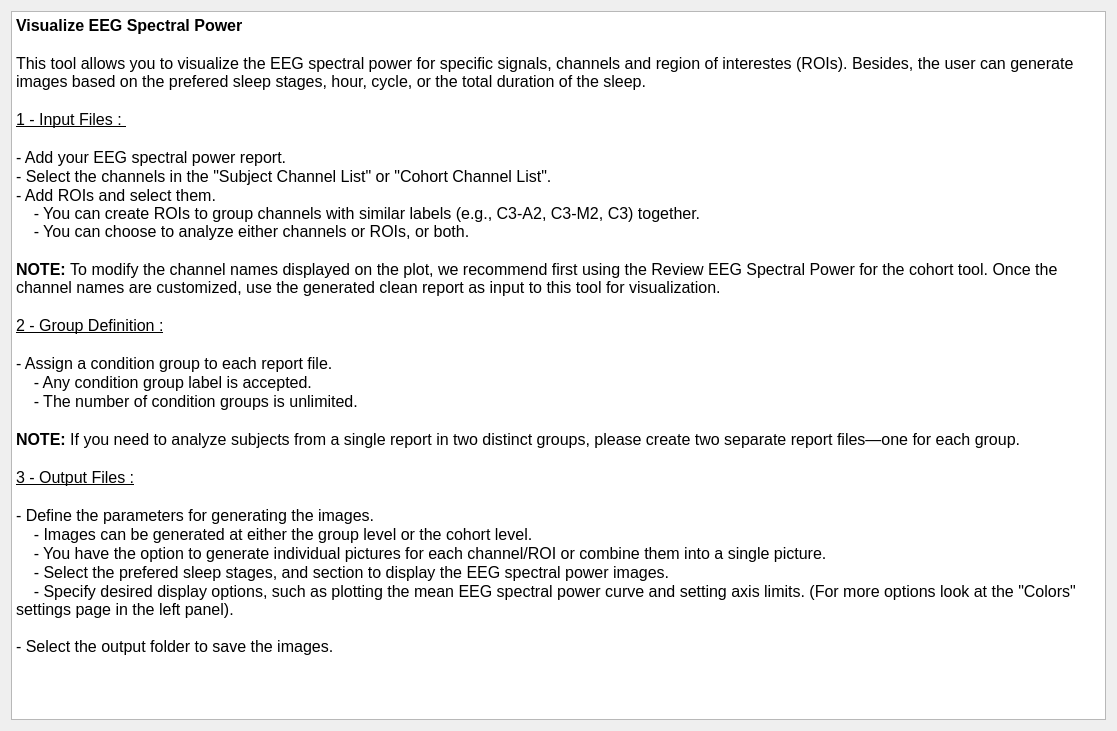
<?xml version="1.0" encoding="UTF-8"?>
<ui version="4.0">
 <class>IntroStep</class>
 <widget class="QWidget" name="IntroStep">
  <property name="geometry">
   <rect>
    <x>0</x>
    <y>0</y>
    <width>1117</width>
    <height>731</height>
   </rect>
  </property>
  <property name="windowTitle">
   <string/>
  </property>
  <layout class="QVBoxLayout" name="verticalLayout">
   <property name="spacing">
    <number>25</number>
   </property>
   <item>
    <layout class="QVBoxLayout" name="verticalLayout_2">
     <item>
      <widget class="QTextEdit" name="textEdit">
       <property name="readOnly">
        <bool>true</bool>
       </property>
       <property name="html">
        <string>&lt;!DOCTYPE HTML PUBLIC &quot;-//W3C//DTD HTML 4.0//EN&quot; &quot;http://www.w3.org/TR/REC-html40/strict.dtd&quot;&gt;
&lt;html&gt;&lt;head&gt;&lt;meta name=&quot;qrichtext&quot; content=&quot;1&quot; /&gt;&lt;meta charset=&quot;utf-8&quot; /&gt;&lt;style type=&quot;text/css&quot;&gt;
p, li { white-space: pre-wrap; }
hr { height: 1px; border-width: 0; }
li.unchecked::marker { content: &quot;\2610&quot;; }
li.checked::marker { content: &quot;\2612&quot;; }
&lt;/style&gt;&lt;/head&gt;&lt;body style=&quot; font-size:12pt; font-weight:400; font-style:normal;&quot;&gt;
&lt;p style=&quot; margin-top:0px; margin-bottom:0px; margin-left:0px; margin-right:0px; -qt-block-indent:0; text-indent:0px;&quot;&gt;&lt;span style=&quot; font-weight:600;&quot;&gt;Visualize EEG Spectral Power&lt;/span&gt;&lt;/p&gt;
&lt;p style=&quot;-qt-paragraph-type:empty; margin-top:0px; margin-bottom:0px; margin-left:0px; margin-right:0px; -qt-block-indent:0; text-indent:0px;&quot;&gt;&lt;br /&gt;&lt;/p&gt;
&lt;p style=&quot; margin-top:0px; margin-bottom:0px; margin-left:0px; margin-right:0px; -qt-block-indent:0; text-indent:0px;&quot;&gt;This tool allows you to visualize the EEG spectral power for specific signals, channels and region of interestes (ROIs). Besides, the user can generate images based on the prefered sleep stages, hour, cycle, or the total duration of the sleep.&lt;/p&gt;
&lt;p style=&quot;-qt-paragraph-type:empty; margin-top:0px; margin-bottom:0px; margin-left:0px; margin-right:0px; -qt-block-indent:0; text-indent:0px;&quot;&gt;&lt;br /&gt;&lt;/p&gt;
&lt;p style=&quot; margin-top:0px; margin-bottom:0px; margin-left:0px; margin-right:0px; -qt-block-indent:0; text-indent:0px;&quot;&gt;&lt;span style=&quot; text-decoration: underline;&quot;&gt;1 - Input Files : &lt;/span&gt;&lt;/p&gt;
&lt;p style=&quot;-qt-paragraph-type:empty; margin-top:0px; margin-bottom:0px; margin-left:0px; margin-right:0px; -qt-block-indent:0; text-indent:0px; text-decoration: underline;&quot;&gt;&lt;br /&gt;&lt;/p&gt;
&lt;p style=&quot; margin-top:0px; margin-bottom:0px; margin-left:0px; margin-right:0px; -qt-block-indent:0; text-indent:0px;&quot;&gt;- Add your EEG spectral power report.&lt;/p&gt;
&lt;p style=&quot; margin-top:0px; margin-bottom:0px; margin-left:0px; margin-right:0px; -qt-block-indent:0; text-indent:0px;&quot;&gt;- Select the channels in the &amp;quot;Subject Channel List&amp;quot; or &amp;quot;Cohort Channel List&amp;quot;.&lt;/p&gt;
&lt;p style=&quot; margin-top:0px; margin-bottom:0px; margin-left:0px; margin-right:0px; -qt-block-indent:0; text-indent:0px;&quot;&gt;- Add ROIs and select them. &lt;br /&gt;    - You can create ROIs to group channels with similar labels (e.g., C3-A2, C3-M2, C3) together.  &lt;br /&gt;    - You can choose to analyze either channels or ROIs, or both.&lt;/p&gt;
&lt;p style=&quot;-qt-paragraph-type:empty; margin-top:0px; margin-bottom:0px; margin-left:0px; margin-right:0px; -qt-block-indent:0; text-indent:0px;&quot;&gt;&lt;br /&gt;&lt;/p&gt;
&lt;p style=&quot; margin-top:0px; margin-bottom:0px; margin-left:0px; margin-right:0px; -qt-block-indent:0; text-indent:0px;&quot;&gt;&lt;span style=&quot; font-weight:700;&quot;&gt;NOTE: &lt;/span&gt;To modify the channel names displayed on the plot, we recommend first using the Review EEG Spectral Power for the cohort tool. Once the channel names are customized, use the generated clean report as input to this tool for visualization.&lt;/p&gt;
&lt;p style=&quot;-qt-paragraph-type:empty; margin-top:0px; margin-bottom:0px; margin-left:0px; margin-right:0px; -qt-block-indent:0; text-indent:0px;&quot;&gt;&lt;br /&gt;&lt;/p&gt;
&lt;p style=&quot; margin-top:0px; margin-bottom:0px; margin-left:0px; margin-right:0px; -qt-block-indent:0; text-indent:0px;&quot;&gt;&lt;span style=&quot; text-decoration: underline;&quot;&gt;2 - Group Definition :&lt;/span&gt;&lt;/p&gt;
&lt;p style=&quot;-qt-paragraph-type:empty; margin-top:0px; margin-bottom:0px; margin-left:0px; margin-right:0px; -qt-block-indent:0; text-indent:0px; text-decoration: underline;&quot;&gt;&lt;br /&gt;&lt;/p&gt;
&lt;p style=&quot; margin-top:0px; margin-bottom:0px; margin-left:0px; margin-right:0px; -qt-block-indent:0; text-indent:0px;&quot;&gt;- Assign a condition group to each report file.  &lt;/p&gt;
&lt;p style=&quot; margin-top:0px; margin-bottom:0px; margin-left:0px; margin-right:0px; -qt-block-indent:0; text-indent:0px;&quot;&gt;    - Any condition group label is accepted.  &lt;/p&gt;
&lt;p style=&quot; margin-top:0px; margin-bottom:0px; margin-left:0px; margin-right:0px; -qt-block-indent:0; text-indent:0px;&quot;&gt;    - The number of condition groups is unlimited.&lt;/p&gt;
&lt;p style=&quot;-qt-paragraph-type:empty; margin-top:0px; margin-bottom:0px; margin-left:0px; margin-right:0px; -qt-block-indent:0; text-indent:0px;&quot;&gt;&lt;br /&gt;&lt;/p&gt;
&lt;p style=&quot; margin-top:0px; margin-bottom:0px; margin-left:0px; margin-right:0px; -qt-block-indent:0; text-indent:0px;&quot;&gt;&lt;span style=&quot; font-weight:700;&quot;&gt;NOTE:&lt;/span&gt; If you need to analyze subjects from a single report in two distinct groups, please create two separate report files—one for each group.&lt;/p&gt;
&lt;p style=&quot;-qt-paragraph-type:empty; margin-top:0px; margin-bottom:0px; margin-left:0px; margin-right:0px; -qt-block-indent:0; text-indent:0px;&quot;&gt;&lt;br /&gt;&lt;/p&gt;
&lt;p style=&quot; margin-top:0px; margin-bottom:0px; margin-left:0px; margin-right:0px; -qt-block-indent:0; text-indent:0px;&quot;&gt;&lt;span style=&quot; text-decoration: underline;&quot;&gt;3 - Output Files :&lt;/span&gt;&lt;/p&gt;
&lt;p style=&quot;-qt-paragraph-type:empty; margin-top:0px; margin-bottom:0px; margin-left:0px; margin-right:0px; -qt-block-indent:0; text-indent:0px; text-decoration: underline;&quot;&gt;&lt;br /&gt;&lt;/p&gt;
&lt;p style=&quot; margin-top:0px; margin-bottom:0px; margin-left:0px; margin-right:0px; -qt-block-indent:0; text-indent:0px;&quot;&gt;- Define the parameters for generating the images. &lt;/p&gt;
&lt;p style=&quot; margin-top:0px; margin-bottom:0px; margin-left:0px; margin-right:0px; -qt-block-indent:0; text-indent:0px;&quot;&gt;    - Images can be generated at either the group level or the cohort level.&lt;/p&gt;
&lt;p style=&quot; margin-top:0px; margin-bottom:0px; margin-left:0px; margin-right:0px; -qt-block-indent:0; text-indent:0px;&quot;&gt;    - You have the option to generate individual pictures for each channel/ROI or combine them into a single picture.&lt;/p&gt;
&lt;p style=&quot; margin-top:0px; margin-bottom:0px; margin-left:0px; margin-right:0px; -qt-block-indent:0; text-indent:0px;&quot;&gt;    - Select the prefered sleep stages, and section to display the EEG spectral power images.&lt;/p&gt;
&lt;p style=&quot; margin-top:0px; margin-bottom:0px; margin-left:0px; margin-right:0px; -qt-block-indent:0; text-indent:0px;&quot;&gt;    - Specify desired display options, such as plotting the mean EEG spectral power curve and setting axis limits. (For more options look at the &amp;quot;Colors&amp;quot; settings page in the left panel).&lt;br /&gt;&lt;/p&gt;
&lt;p style=&quot; margin-top:0px; margin-bottom:0px; margin-left:0px; margin-right:0px; -qt-block-indent:0; text-indent:0px;&quot;&gt;- Select the output folder to save the images.&lt;/p&gt;
&lt;p style=&quot;-qt-paragraph-type:empty; margin-top:0px; margin-bottom:0px; margin-left:0px; margin-right:0px; -qt-block-indent:0; text-indent:0px;&quot;&gt;&lt;br /&gt;&lt;/p&gt;
&lt;p style=&quot;-qt-paragraph-type:empty; margin-top:0px; margin-bottom:0px; margin-left:0px; margin-right:0px; -qt-block-indent:0; text-indent:0px;&quot;&gt;&lt;br /&gt;&lt;/p&gt;&lt;/body&gt;&lt;/html&gt;</string>
       </property>
      </widget>
     </item>
    </layout>
   </item>
  </layout>
 </widget>
 <resources>
  <include location="../../../../../snooz-toolbox/src/main/python/ui/themes/themes.qrc"/>
 </resources>
 <connections/>
</ui>
